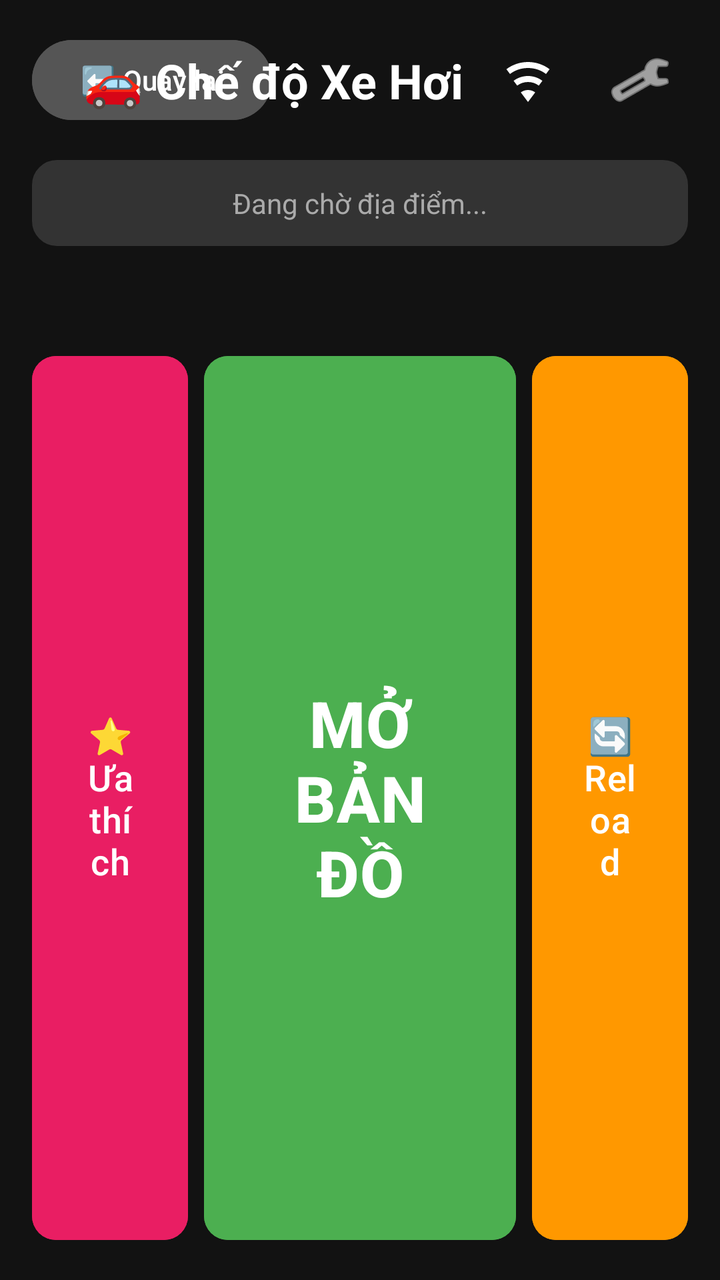
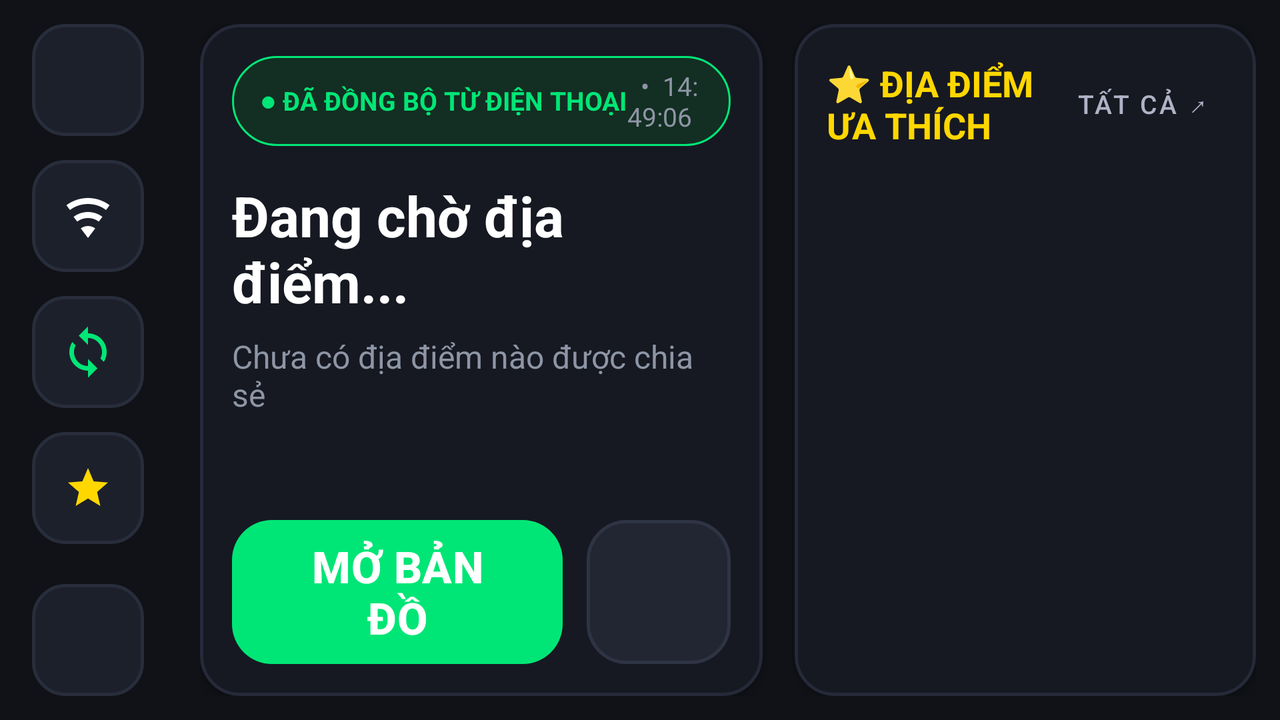

First picture: res/layout/ on a phone held upright. Second picture: the repository's own variant of that layout, on a device whose configuration matches the variant's folder. Source for both follows.
<!-- AndroidManifest.xml: application theme Theme.LocateShare -->
<!-- res/layout/activity_car.xml -->
<?xml version="1.0" encoding="utf-8"?>
<androidx.constraintlayout.widget.ConstraintLayout xmlns:android="http://schemas.android.com/apk/res/android"
    xmlns:app="http://schemas.android.com/apk/res-auto"
    android:id="@+id/rootCarLayout"
    android:fitsSystemWindows="true"
    android:layout_width="match_parent"
    android:layout_height="match_parent"
    android:background="#121212"
    android:keepScreenOn="true"
    android:padding="16dp">

    
    <Button
        android:id="@+id/btnBack"
        android:layout_width="wrap_content"
        android:layout_height="wrap_content"
        android:text="⬅️ Quay lại"
        android:backgroundTint="#555555"
        android:textColor="#FFFFFF"
        app:layout_constraintStart_toStartOf="parent"
        app:layout_constraintTop_toTopOf="parent" />

    
    <TextView
        android:id="@+id/tvTitle"
        android:layout_width="wrap_content"
        android:layout_height="wrap_content"
        android:text="🚗 Chế độ Xe Hơi"
        android:textSize="24sp"
        android:textStyle="bold"
        android:textColor="#FFFFFF"
        android:layout_marginEnd="8dp"
        app:layout_constraintEnd_toStartOf="@id/btnWifiSettings"
        app:layout_constraintTop_toTopOf="parent"
        app:layout_constraintBottom_toBottomOf="@id/btnBack"/>

    
    <ImageButton
        android:id="@+id/btnWifiSettings"
        android:layout_width="48dp"
        android:layout_height="48dp"
        android:src="@drawable/ic_wifi"
        android:background="?attr/selectableItemBackgroundBorderless"
        app:tint="#FFFFFF"
        android:contentDescription="Wi-Fi Settings"
        android:layout_marginEnd="8dp"
        app:layout_constraintEnd_toStartOf="@id/btnSettings"
        app:layout_constraintTop_toTopOf="parent"
        app:layout_constraintBottom_toBottomOf="@id/btnBack" />

    
    <ImageButton
        android:id="@+id/btnSettings"
        android:layout_width="48dp"
        android:layout_height="48dp"
        android:src="@android:drawable/ic_menu_preferences"
        android:background="?attr/selectableItemBackgroundBorderless"
        app:tint="#FFFFFF"
        android:contentDescription="Settings"
        app:layout_constraintEnd_toEndOf="parent"
        app:layout_constraintTop_toTopOf="parent"
        app:layout_constraintBottom_toBottomOf="@id/btnBack" />

    
    <TextView
        android:id="@+id/tvLocation"
        android:layout_width="0dp"
        android:layout_height="wrap_content"
        android:text="Đang chờ địa điểm..."
        android:textSize="14sp"
        android:textColor="#AAAAAA"
        android:maxLines="1"
        android:ellipsize="end"
        android:background="@drawable/input_background"
        android:backgroundTint="#333333"
        android:padding="12dp"
        android:gravity="center"
        android:layout_marginTop="16dp"
        app:layout_constraintTop_toBottomOf="@id/btnBack"
        app:layout_constraintStart_toStartOf="parent"
        app:layout_constraintEnd_toEndOf="parent" />

    
    <TextView
        android:id="@+id/tvLocationName"
        android:layout_width="0dp"
        android:layout_height="wrap_content"
        android:text=""
        android:textSize="20sp"
        android:textStyle="bold"
        android:textColor="#FFFFFF"
        android:gravity="center"
        android:layout_marginTop="8dp"
        app:layout_constraintTop_toBottomOf="@id/tvLocation"
        app:layout_constraintStart_toStartOf="parent"
        app:layout_constraintEnd_toEndOf="parent" />

    
    <Button
        android:id="@+id/btnFavorites"
        android:layout_width="0dp"
        android:layout_height="0dp"
        android:text="⭐ Ưa thích"
        android:textSize="18sp"
        android:backgroundTint="#E91E63"
        android:textColor="#FFFFFF"
        android:layout_marginTop="16dp"
        android:layout_marginEnd="4dp"
        app:cornerRadius="12dp"
        app:layout_constraintHorizontal_weight="1"
        app:layout_constraintStart_toStartOf="parent"
        app:layout_constraintEnd_toStartOf="@id/btnOpenMap"
        app:layout_constraintBottom_toBottomOf="parent"
        app:layout_constraintTop_toBottomOf="@id/tvLocationName" />

    
    <Button
        android:id="@+id/btnOpenMap"
        android:layout_width="0dp"
        android:layout_height="0dp"
        android:text="MỞ BẢN ĐỒ"
        android:textSize="32sp"
        android:textStyle="bold"
        android:backgroundTint="#4CAF50"
        android:textColor="#FFFFFF"
        android:layout_marginTop="16dp"
        android:layout_marginStart="4dp"
        android:layout_marginEnd="4dp"
        app:cornerRadius="12dp"
        app:layout_constraintHorizontal_weight="2"
        app:layout_constraintStart_toEndOf="@id/btnFavorites"
        app:layout_constraintEnd_toStartOf="@id/btnReload"
        app:layout_constraintBottom_toBottomOf="parent"
        app:layout_constraintTop_toBottomOf="@id/tvLocationName" />

    
    <Button
        android:id="@+id/btnReload"
        android:layout_width="0dp"
        android:layout_height="0dp"
        android:text="🔄 Reload"
        android:textSize="18sp"
        android:backgroundTint="#FF9800"
        android:textColor="#FFFFFF"
        android:layout_marginTop="16dp"
        android:layout_marginStart="4dp"
        app:cornerRadius="12dp"
        app:layout_constraintHorizontal_weight="1"
        app:layout_constraintStart_toEndOf="@id/btnOpenMap"
        app:layout_constraintEnd_toEndOf="parent"
        app:layout_constraintBottom_toBottomOf="parent"
        app:layout_constraintTop_toBottomOf="@id/tvLocationName" />

</androidx.constraintlayout.widget.ConstraintLayout>
<!-- resources referenced by this layout -->
<resources>
  <!-- drawable ic_wifi (drawable) -->
  <vector xmlns:android="http://schemas.android.com/apk/res/android"
      android:width="24dp"
      android:height="24dp"
      android:viewportWidth="24"
      android:viewportHeight="24">
    <path
        android:fillColor="#FFFFFF"
        android:pathData="M12,3C7.95,3 4.21,4.34 1.2,6.6L3,9C5.46,7.11 8.58,6 12,6C15.42,6 18.54,7.11 21,9L22.8,6.6C19.79,4.34 16.05,3 12,3ZM12,10C9.3,10 6.81,10.89 4.8,12.4L6.6,14.8C8.11,13.67 9.97,13 12,13C14.03,13 15.89,13.67 17.4,14.8L19.2,12.4C17.19,10.89 14.7,10 12,10ZM12,17C10.65,17 9.4,17.45 8.4,18.2L12,23L15.6,18.2C14.6,17.45 13.35,17 12,17Z"/>
  </vector>
  <!-- drawable input_background (drawable) -->
  <?xml version="1.0" encoding="utf-8"?>
  <shape xmlns:android="http://schemas.android.com/apk/res/android"
      android:shape="rectangle">
      <solid android:color="#FFFFFF"/>
      <corners android:radius="12dp"/>
      <stroke android:width="1dp" android:color="#BDBDBD"/>
      <padding android:left="16dp" android:right="16dp"/>
  </shape>
  <style name="Theme.LocateShare" parent="Base.Theme.LocateShare" />
  <style name="Base.Theme.LocateShare" parent="Theme.Material3.DayNight.NoActionBar">
          
          
      </style>
</resources>
<!-- res/layout-land/activity_car.xml (the repository's variant of the layout above) -->
<!-- drawn on the phone turned sideways -->
<?xml version="1.0" encoding="utf-8"?>
<LinearLayout xmlns:android="http://schemas.android.com/apk/res/android"
    xmlns:app="http://schemas.android.com/apk/res-auto"
    android:id="@+id/rootCarLayout"
    android:fitsSystemWindows="true"
    android:layout_width="match_parent"
    android:layout_height="match_parent"
    android:orientation="horizontal"
    android:background="@color/car_bg_obsidian"
    android:keepScreenOn="true">

    
    <LinearLayout
        android:id="@+id/layout_driver_rail"
        android:layout_width="@dimen/car_rail_width"
        android:layout_height="match_parent"
        android:background="@color/car_bg_obsidian"
        android:orientation="vertical"
        android:gravity="center_horizontal"
        android:paddingVertical="12dp"
        android:paddingHorizontal="16dp">

        
        <ImageButton
            android:id="@+id/btnBack"
            android:layout_width="@dimen/car_rail_tile_size"
            android:layout_height="@dimen/car_rail_tile_size"
            android:src="@drawable/ic_arrow_back"
            android:background="@drawable/bg_car_rail_tile"
            app:tint="@color/car_text_primary"
            android:contentDescription="Back" />

        
        <ImageButton
            android:id="@+id/btnWifiSettings"
            android:layout_width="@dimen/car_rail_tile_size"
            android:layout_height="@dimen/car_rail_tile_size"
            android:src="@drawable/ic_wifi"
            android:background="@drawable/bg_car_rail_tile"
            app:tint="@color/car_text_primary"
            android:contentDescription="Wi-Fi Settings"
            android:layout_marginTop="12dp" />

        
        <FrameLayout
            android:layout_width="@dimen/car_rail_tile_size"
            android:layout_height="@dimen/car_rail_tile_size"
            android:background="@drawable/bg_car_rail_tile"
            android:layout_marginTop="12dp">

            <ImageView
                android:id="@+id/ivSyncStatus"
                android:layout_width="28dp"
                android:layout_height="28dp"
                android:layout_gravity="center"
                android:src="@drawable/ic_sync"
                app:tint="@color/car_status_connected"
                android:contentDescription="Sync Status" />
        </FrameLayout>

        
        <ImageButton
            android:id="@+id/btnStarredQuick"
            android:layout_width="@dimen/car_rail_tile_size"
            android:layout_height="@dimen/car_rail_tile_size"
            android:src="@drawable/ic_star"
            android:background="@drawable/bg_car_rail_tile"
            app:tint="@color/car_starred_gold"
            android:contentDescription="Starred Favorite"
            android:layout_marginTop="12dp" />

        
        <View
            android:layout_width="1dp"
            android:layout_height="0dp"
            android:layout_weight="1" />

        
        <ImageButton
            android:id="@+id/btnSettings"
            android:layout_width="@dimen/car_rail_tile_size"
            android:layout_height="@dimen/car_rail_tile_size"
            android:src="@drawable/ic_settings"
            android:background="@drawable/bg_car_rail_tile"
            app:tint="@color/car_text_secondary"
            android:contentDescription="Settings" />

    </LinearLayout>

    
    <LinearLayout
        android:layout_width="0dp"
        android:layout_height="match_parent"
        android:layout_weight="1"
        android:orientation="horizontal"
        android:weightSum="100"
        android:padding="12dp">

        
        <com.google.android.material.card.MaterialCardView
            android:id="@+id/cardCurrentLocation"
            android:layout_width="0dp"
            android:layout_height="match_parent"
            android:layout_weight="55"
            android:layout_marginEnd="8dp"
            app:cardBackgroundColor="@color/car_card_surface_dark"
            app:cardCornerRadius="@dimen/car_card_radius_large"
            app:cardElevation="4dp"
            app:strokeColor="@color/car_card_stroke_dark"
            app:strokeWidth="@dimen/car_card_stroke_width">

            <LinearLayout
                android:layout_width="match_parent"
                android:layout_height="match_parent"
                android:orientation="vertical"
                android:padding="@dimen/car_card_padding">

                
                <LinearLayout
                    android:layout_width="wrap_content"
                    android:layout_height="wrap_content"
                    android:orientation="horizontal"
                    android:gravity="center_vertical"
                    android:background="@drawable/bg_car_pill_badge"
                    android:paddingHorizontal="@dimen/car_pill_badge_padding_horizontal"
                    android:paddingVertical="@dimen/car_pill_badge_padding_vertical">

                    <TextView
                        android:id="@+id/tvSyncHeader"
                        android:layout_width="wrap_content"
                        android:layout_height="wrap_content"
                        android:text="● ĐÃ ĐỒNG BỘ TỪ ĐIỆN THOẠI"
                        android:textSize="@dimen/car_text_caption"
                        android:textStyle="bold"
                        android:textColor="@color/car_accent_emerald_bright" />

                    <TextView
                        android:id="@+id/tvSyncTime"
                        android:layout_width="wrap_content"
                        android:layout_height="wrap_content"
                        android:text="  •  14:49:06"
                        android:textSize="@dimen/car_text_caption"
                        android:textColor="@color/car_text_subtle" />
                </LinearLayout>

                
                <TextView
                    android:id="@+id/tvLocationName"
                    android:layout_width="match_parent"
                    android:layout_height="wrap_content"
                    android:text="Đang chờ địa điểm..."
                    android:textSize="@dimen/car_text_hero"
                    android:textStyle="bold"
                    android:textColor="@color/car_text_primary"
                    android:maxLines="2"
                    android:ellipsize="end"
                    android:layout_marginTop="16dp" />

                
                <TextView
                    android:id="@+id/tvLocation"
                    android:layout_width="match_parent"
                    android:layout_height="wrap_content"
                    android:text="Chưa có địa điểm nào được chia sẻ"
                    android:textSize="@dimen/car_text_body"
                    android:textColor="@color/car_text_subtle"
                    android:maxLines="2"
                    android:ellipsize="end"
                    android:layout_marginTop="8dp" />

                
                <View
                    android:layout_width="match_parent"
                    android:layout_height="0dp"
                    android:layout_weight="1" />

                
                <LinearLayout
                    android:layout_width="match_parent"
                    android:layout_height="wrap_content"
                    android:orientation="horizontal"
                    android:gravity="center_vertical"
                    android:layout_marginTop="16dp">

                    <com.google.android.material.button.MaterialButton
                        android:id="@+id/btnOpenMap"
                        android:layout_width="0dp"
                        android:layout_height="@dimen/car_hero_button_height_large"
                        android:layout_weight="1"
                        android:minHeight="72dp"
                        android:text="MỞ BẢN ĐỒ"
                        android:textSize="@dimen/car_text_title"
                        android:textStyle="bold"
                        android:textColor="@color/white"
                        app:backgroundTint="@color/car_accent_emerald_bright"
                        app:cornerRadius="@dimen/car_card_radius_large"
                        app:icon="@drawable/ic_navigation"
                        app:iconSize="28dp"
                        app:iconGravity="textStart"
                        app:iconPadding="10dp"
                        app:iconTint="@color/white"
                        android:insetTop="0dp"
                        android:insetBottom="0dp" />

                    <com.google.android.material.button.MaterialButton
                        android:id="@+id/btnReload"
                        android:layout_width="@dimen/car_hero_button_reload_size"
                        android:layout_height="@dimen/car_hero_button_height_large"
                        android:minHeight="72dp"
                        android:layout_marginStart="12dp"
                        app:backgroundTint="@color/car_btn_reload_bg"
                        app:strokeColor="@color/car_btn_reload_stroke"
                        app:strokeWidth="1.5dp"
                        app:cornerRadius="@dimen/car_card_radius_large"
                        app:icon="@drawable/ic_refresh"
                        app:iconSize="28dp"
                        app:iconGravity="textStart"
                        app:iconPadding="0dp"
                        app:iconTint="@color/car_text_primary"
                        android:insetTop="0dp"
                        android:insetBottom="0dp"
                        android:contentDescription="Reload" />

                </LinearLayout>

            </LinearLayout>

        </com.google.android.material.card.MaterialCardView>

        
        <com.google.android.material.card.MaterialCardView
            android:id="@+id/cardQuickFavorites"
            android:layout_width="0dp"
            android:layout_height="match_parent"
            android:layout_weight="45"
            android:layout_marginStart="8dp"
            app:cardBackgroundColor="@color/car_card_surface_dark"
            app:cardCornerRadius="@dimen/car_card_radius_large"
            app:cardElevation="4dp"
            app:strokeColor="@color/car_card_stroke_dark"
            app:strokeWidth="@dimen/car_card_stroke_width">

            <LinearLayout
                android:layout_width="match_parent"
                android:layout_height="match_parent"
                android:orientation="vertical"
                android:padding="@dimen/car_card_padding">

                
                <LinearLayout
                    android:layout_width="match_parent"
                    android:layout_height="wrap_content"
                    android:orientation="horizontal"
                    android:gravity="center_vertical"
                    android:layout_marginBottom="8dp">

                    <TextView
                        android:id="@+id/tvFavoritesTitle"
                        android:layout_width="0dp"
                        android:layout_height="wrap_content"
                        android:layout_weight="1"
                        android:text="⭐ ĐỊA ĐIỂM ƯA THÍCH"
                        android:textSize="@dimen/car_text_subtitle"
                        android:textStyle="bold"
                        android:textColor="@color/car_starred_gold" />

                    <Button
                        android:id="@+id/btnFavorites"
                        style="@style/Widget.MaterialComponents.Button.TextButton"
                        android:layout_width="wrap_content"
                        android:layout_height="wrap_content"
                        android:text="Tất cả ↗"
                        android:textSize="@dimen/car_text_caption"
                        android:textColor="@color/car_text_secondary"
                        android:minWidth="0dp"
                        android:paddingHorizontal="8dp"
                        android:insetTop="0dp"
                        android:insetBottom="0dp" />

                </LinearLayout>

                
                <androidx.recyclerview.widget.RecyclerView
                    android:id="@+id/rvQuickFavorites"
                    android:layout_width="match_parent"
                    android:layout_height="0dp"
                    android:layout_weight="1"
                    android:scrollbars="vertical"
                    android:clipToPadding="false" />

            </LinearLayout>

        </com.google.android.material.card.MaterialCardView>

    </LinearLayout>

</LinearLayout>
<!-- resources referenced by the variant -->
<!-- as the phone turned sideways resolves them -->
<resources>
  <color name="car_accent_emerald_bright">#00E676</color>
  <color name="car_bg_obsidian">#101217</color>
  <color name="car_btn_reload_bg">#222632</color>
  <color name="car_btn_reload_stroke">#2E3444</color>
  <color name="car_card_stroke_dark">#252938</color>
  <color name="car_card_surface_dark">#161922</color>
  <color name="car_starred_gold">#FFD700</color>
  <color name="car_status_connected">#00E676</color>
  <color name="car_text_primary">#FFFFFF</color>
  <color name="car_text_secondary">#B0B3C6</color>
  <color name="car_text_subtle">#8E95A5</color>
  <color name="white">#FFFFFFFF</color>
  <!-- from res/values-land/ -->
  <dimen name="car_card_padding">16dp</dimen>
  <!-- from res/values-land/ -->
  <dimen name="car_card_radius_large">20dp</dimen>
  <!-- from res/values-land/ -->
  <dimen name="car_card_stroke_width">1.5dp</dimen>
  <!-- from res/values-land/ -->
  <dimen name="car_hero_button_height_large">72dp</dimen>
  <!-- from res/values-land/ -->
  <dimen name="car_hero_button_reload_size">72dp</dimen>
  <!-- from res/values-land/ -->
  <dimen name="car_pill_badge_padding_horizontal">14dp</dimen>
  <!-- from res/values-land/ -->
  <dimen name="car_pill_badge_padding_vertical">6dp</dimen>
  <!-- from res/values-land/ -->
  <dimen name="car_rail_tile_size">56dp</dimen>
  <!-- from res/values-land/ -->
  <dimen name="car_rail_width">88dp</dimen>
  <!-- from res/values-land/ -->
  <dimen name="car_text_body">16sp</dimen>
  <!-- from res/values-land/ -->
  <dimen name="car_text_caption">13sp</dimen>
  <!-- from res/values-land/ -->
  <dimen name="car_text_hero">28sp</dimen>
  <!-- from res/values-land/ -->
  <dimen name="car_text_subtitle">18sp</dimen>
  <!-- from res/values-land/ -->
  <dimen name="car_text_title">22sp</dimen>
  <!-- drawable bg_car_pill_badge (drawable) -->
  <?xml version="1.0" encoding="utf-8"?>
  <shape xmlns:android="http://schemas.android.com/apk/res/android"
      android:shape="rectangle">
      <solid android:color="@color/car_pill_badge_bg" />
      <stroke
          android:width="1dp"
          android:color="@color/car_pill_badge_stroke" />
      <corners android:radius="@dimen/car_badge_radius_pill" />
  </shape>
  <!-- drawable ic_star (drawable) -->
  <vector xmlns:android="http://schemas.android.com/apk/res/android"
      android:width="24dp"
      android:height="24dp"
      android:viewportWidth="24"
      android:viewportHeight="24">
    <path
        android:fillColor="@color/car_starred_gold"
        android:pathData="M12,17.27L18.18,21l-1.64,-7.03L22,9.24l-7.19,-0.61L12,2 9.19,8.63 2,9.24l5.46,4.73L5.82,21z"/>
  </vector>
  <!-- drawable ic_sync (drawable) -->
  <vector xmlns:android="http://schemas.android.com/apk/res/android"
      android:width="24dp"
      android:height="24dp"
      android:viewportWidth="24"
      android:viewportHeight="24">
    <path
        android:fillColor="@color/car_status_connected"
        android:pathData="M12,4V1L8,5l4,4V6c3.31,0 6,2.69 6,6 0,1.01 -0.25,1.97 -0.7,2.8l1.46,1.46C19.54,15.03 20,13.57 20,12c0,-4.42 -3.58,-8 -8,-8zm0,14c-3.31,0 -6,-2.69 -6,-6 0,-1.01 0.25,-1.97 0.7,-2.8L5.24,7.74C4.46,8.97 4,10.43 4,12c0,4.42 3.58,8 8,8v3l4,-4 -4,-4v3z"/>
  </vector>
  <style name="Theme.LocateShare" parent="Base.Theme.LocateShare" />
  <color name="car_pill_badge_bg">#132E22</color>
  <color name="car_pill_badge_stroke">#00E676</color>
  <!-- from res/values-land/ -->
  <dimen name="car_badge_radius_pill">24dp</dimen>
  <color name="car_ripple">#33FFFFFF</color>
  <color name="car_card_tile">#1C202B</color>
  <color name="car_accent_emerald">#00D26A</color>
  <!-- from res/values-land/ -->
  <dimen name="car_rail_tile_radius">16dp</dimen>
  <color name="car_card_surface_elevated">#1E222D</color>
  <color name="car_card_tile_stroke">#282D3C</color>
  <style name="Base.Theme.LocateShare" parent="Theme.Material3.DayNight.NoActionBar">
          
          
      </style>
  <!-- some entries are left out for length -->
</resources>
